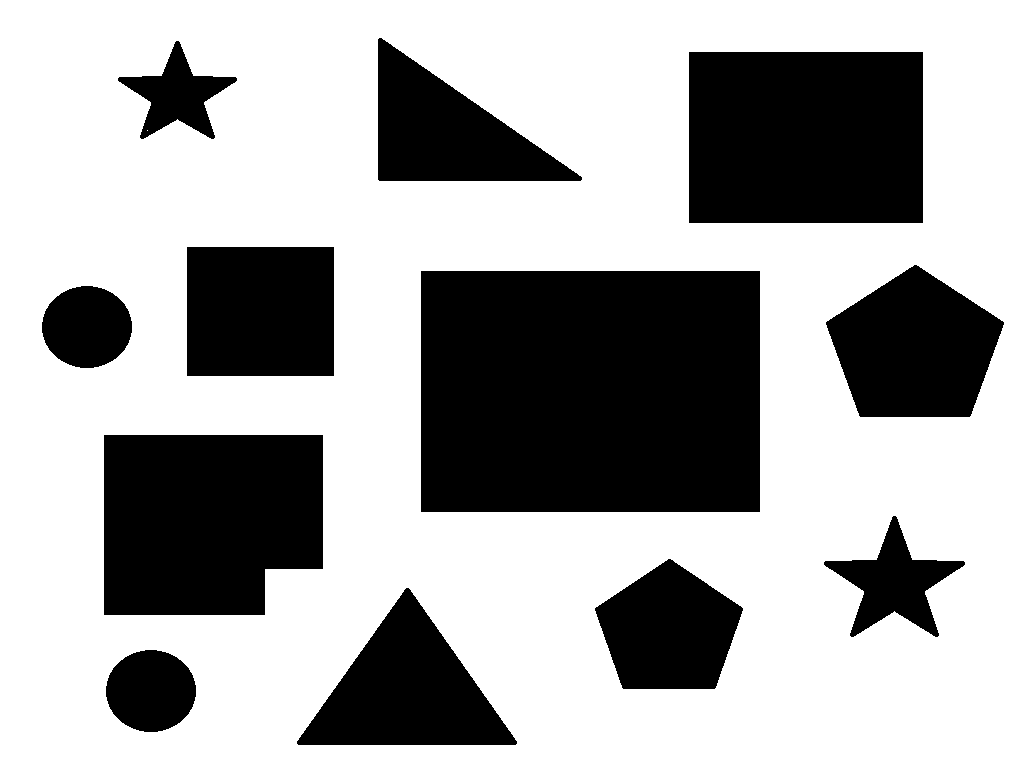
#> input picture Labs/Lab_ans/Ans_Lab6 (Vertex)/pattern.png, 1024 x 768 px
$ python lab6_ans.py
#> lines starting #> are read from the running program, lines starting #| are printed output that depends on the picture; after the words box and inside, x2 and y2 are one past the last pixel; in counts of white or black regions, pixels touching at a corner belong together
import cv2
import numpy as np


img = cv2.imread('pattern.png')
#> img is the input picture: shape (768, 1024, 3); 66.2% white; 12 black regions, largest, box (x1, y1, x2, y2) and area: (421, 271, 760, 512) 81699, (689, 52, 923, 223) 40014, (104, 435, 323, 615) 36752

img_resized = cv2.resize(img, None,fx=0.8, fy=0.8, interpolation = cv2.INTER_CUBIC)

imgGrayscale = cv2.cvtColor(img_resized, cv2.COLOR_BGR2GRAY)                 # grayscale

imgBlurred = cv2.GaussianBlur(imgGrayscale, (5, 5), 0)                       # blur
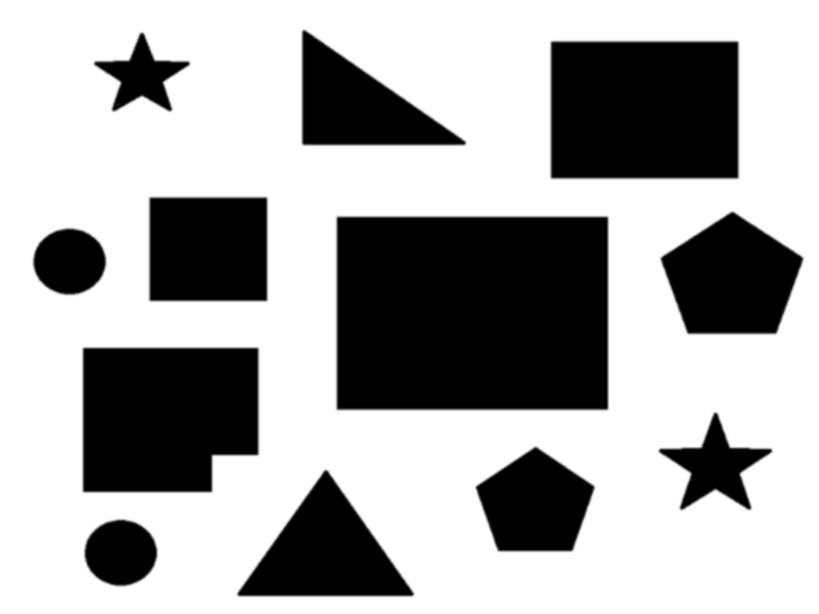
#> imgBlurred: shape (614, 819); min 0, max 255, mean 168.9

ret, binary = cv2.threshold(imgBlurred, 127, 255, cv2.THRESH_BINARY)
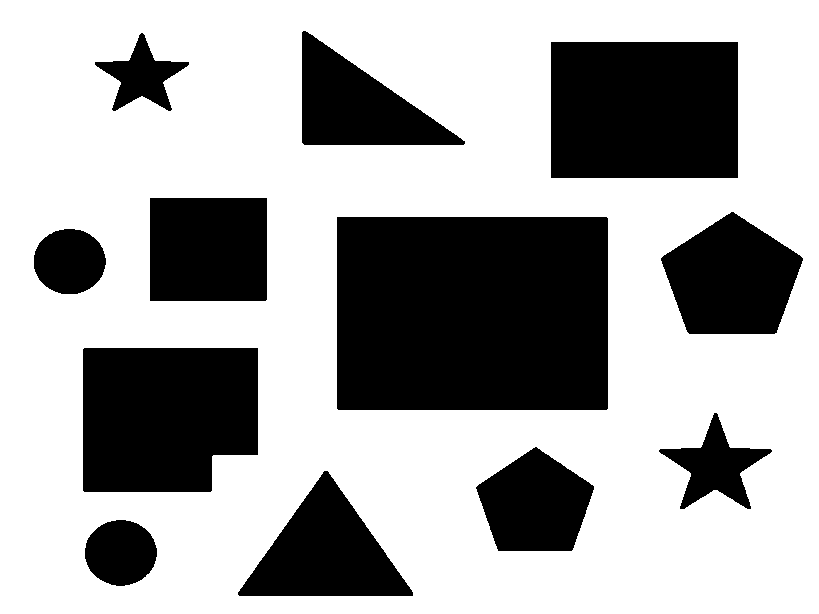
#> binary: shape (614, 819); 66.3% white; 12 black regions

cv2.imshow("binary", binary)

contours, hierarchy = cv2.findContours(binary, cv2.RETR_TREE, cv2.CHAIN_APPROX_SIMPLE)
#> contours = 13 contours; largest, box (x1, y1, x2, y2) and area: (0, 0, 819, 614) 501434, (336, 216, 609, 411) 52762, (550, 41, 739, 179) 25754, (82, 347, 259, 493) 23812, (660, 211, 804, 335) 12292

# Numbers of contours in the image
print ("Total Numbers of contours:", str(len(contours)), end="\n\n")
#| Total Numbers of contours: 13

index = 0

for cnt in contours:
    # 0.01: very high precision
    approxVertex = cv2.approxPolyDP(cnt,0.01*cv2.arcLength(cnt,True),True)

    if len(approxVertex)==4:

        cv2.drawContours(img_resized, [approxVertex], -1, (0, 0, 255), 3)

        index = index + 1

        print ("There are " + str(len(cnt)) + " points in contour", index)
        print ("There are " + str(len(approxVertex)) + " vertics in contour", index)

        area = cv2.contourArea(cnt)
        print ("The area is: ", area, " in contour", end="\n\n")
#> this loop made 13 passes
#> (approxVertex, area) on passes 1, 8, 10, 11: ([[0, 0], [0, 613], [818, 613], [818, 0]], 501434), ([[336, 217], [606, 216], [608, 408], [338, 410]], 52761.5), ([[149, 198], [266, 197], [267, 299], [150, 301]], 12268.5), ([[550, 42], [737, 41], [738, 177], [551, 178]], 25754)
#> approxVertex on passes 3, 13: [[237, 592], [327, 470], [413, 595]], [[301, 32], [465, 143], [304, 145]]
#| There are 4 points in contour 1
#| There are 4 vertics in contour 1
#| The area is:  501434.0  in contour
#| There are 8 points in contour 2
#| There are 4 vertics in contour 2
#| The area is:  52761.5  in contour
#| There are 8 points in contour 3
#| There are 4 vertics in contour 3
#| The area is:  12268.5  in contour
#| There are 8 points in contour 4
#> (further printed lines are left out)
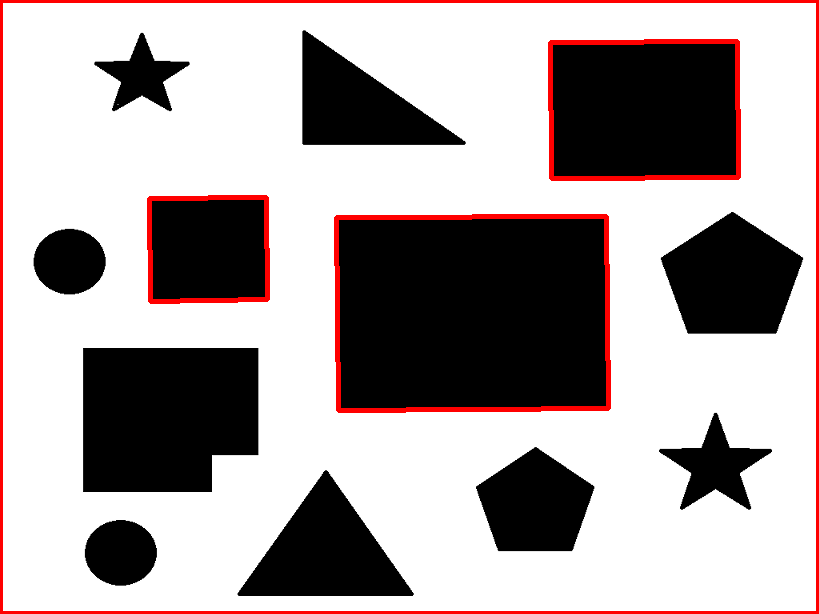
#> img_resized: shape (614, 819, 3); mean B, G, R 162.2, 162.2, 171.7
#> after the loop, index = 4


cv2.imshow('Output', img_resized)
cv2.waitKey()
cv2.destroyAllWindows()

$ run again, with Labs/Lab_ans/Ans_Lab6 (Vertex)/hex.png copied over Labs/Lab_ans/Ans_Lab6 (Vertex)/pattern.png
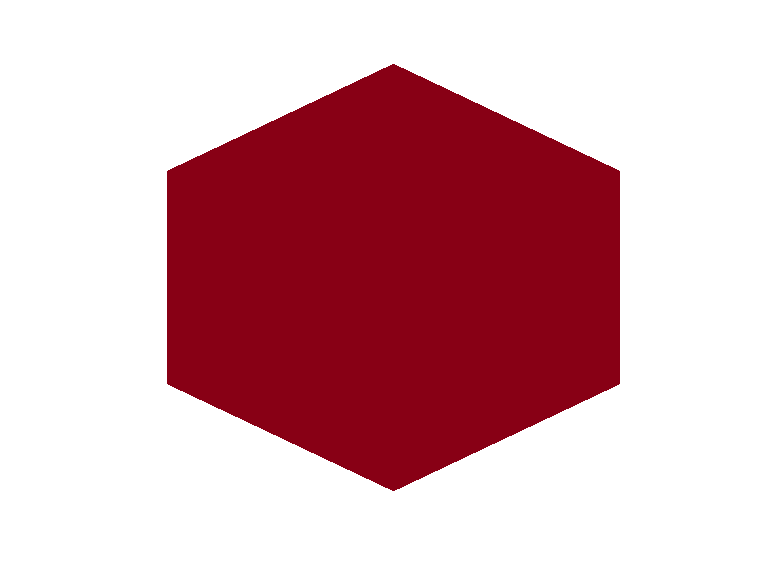
#> input picture Labs/Lab_ans/Ans_Lab6 (Vertex)/hex.png, 776 x 582 px
#> img is the input picture: shape (582, 776, 3); mean B, G, R 179.8, 173, 216.8
#> `ret, binary = cv2.threshold(imgBlurred, 127, 255, cv2.THRESH_BINARY)`:
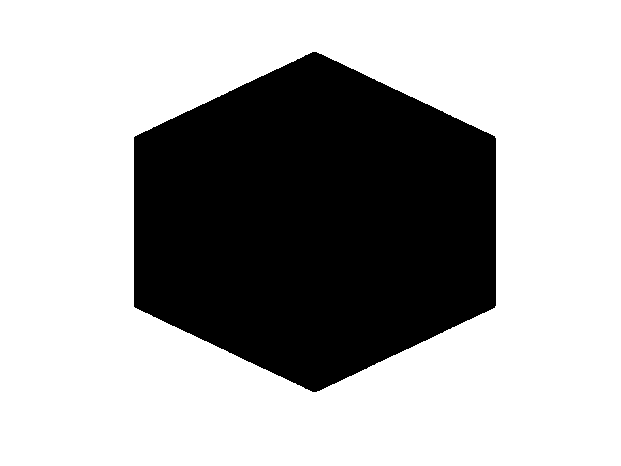
#> binary: shape (466, 621); 68% white; 1 black region
#> contours = 2 contours; box (x1, y1, x2, y2) and area: (0, 0, 621, 466) 288300, (133, 51, 497, 393) 93151
#| Total Numbers of contours: 2
#> the loop `for cnt in contours:` made 2 passes
#> (approxVertex, index, area) on pass 1: ([[0, 0], [0, 465], [620, 465], [620, 0]], 1, 288300)
#> (printed output is left out)
#> after the loop `for cnt in contours:`:
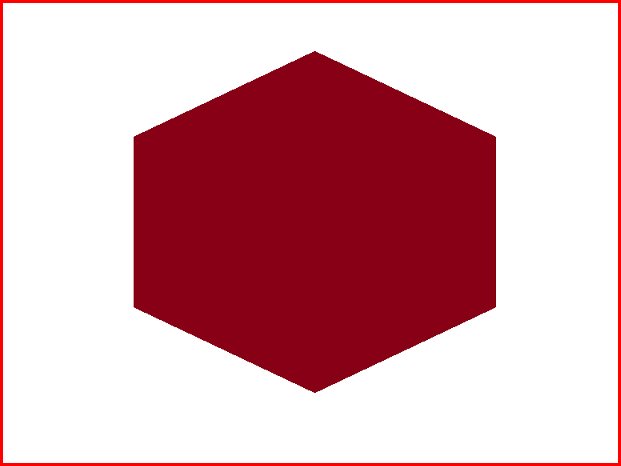
#> img_resized: shape (466, 621, 3); mean B, G, R 174.1, 167.4, 216.8
#> after the loop `for cnt in contours:`: index = 1

$ run again, with Labs/Lab_ans/Ans_Lab6 (Vertex)/star.png copied over Labs/Lab_ans/Ans_Lab6 (Vertex)/pattern.png
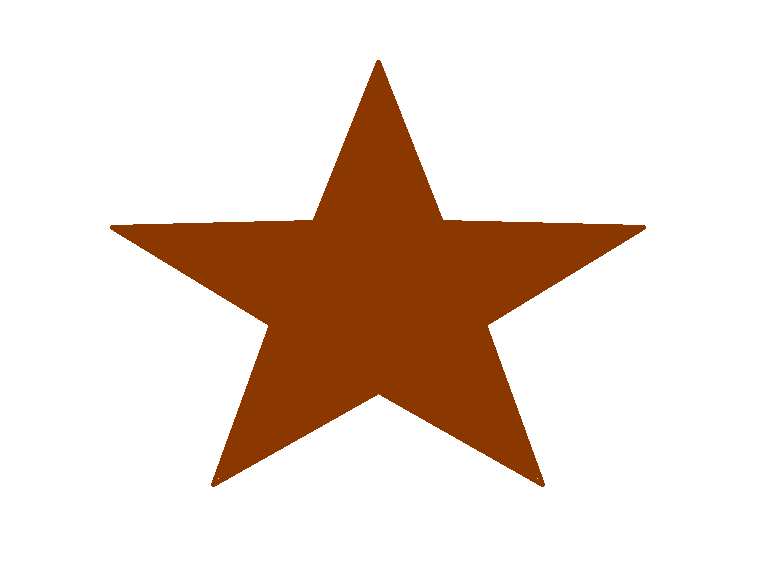
#> input picture Labs/Lab_ans/Ans_Lab6 (Vertex)/star.png, 776 x 582 px
#> img is the input picture: shape (582, 776, 3); mean B, G, R 209.5, 219.3, 234.1
#> `ret, binary = cv2.threshold(imgBlurred, 127, 255, cv2.THRESH_BINARY)`:
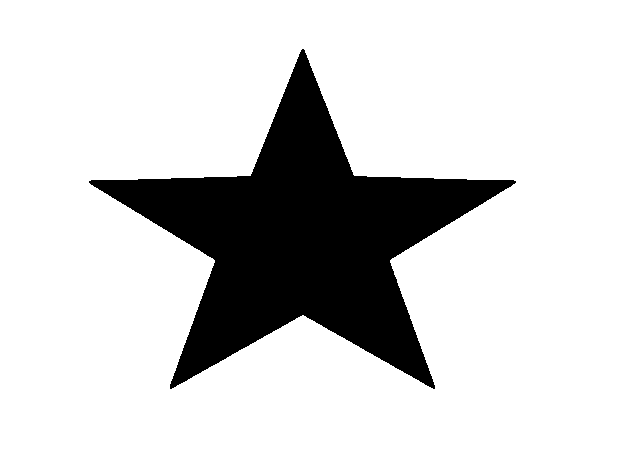
#> binary: shape (466, 621); 82.4% white; 1 black region
#> contours = 2 contours; box (x1, y1, x2, y2) and area: (0, 0, 621, 466) 288300, (88, 48, 517, 390) 51498
#| Total Numbers of contours: 2
#> the loop `for cnt in contours:` made 2 passes
#> (approxVertex, index, area) on pass 1: ([[0, 0], [0, 465], [620, 465], [620, 0]], 1, 288300)
#> (printed output is left out)
#> after the loop `for cnt in contours:`:
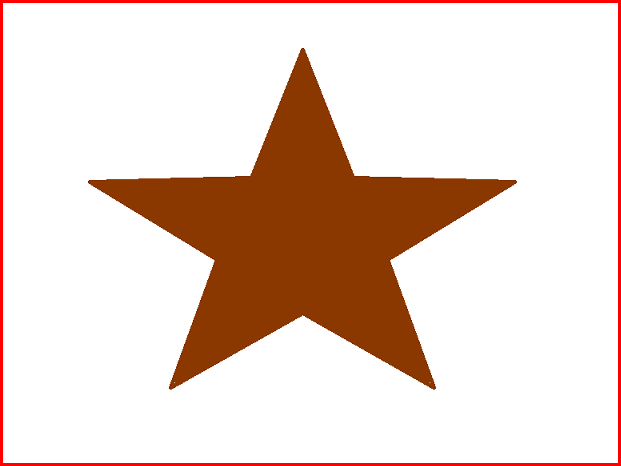
#> img_resized: shape (466, 621, 3); mean B, G, R 203.8, 213.6, 234.1
#> after the loop `for cnt in contours:`: index = 1

$ run again, with Labs/Lab_ans/Ans_Lab6 (Vertex)/triangel.png copied over Labs/Lab_ans/Ans_Lab6 (Vertex)/pattern.png
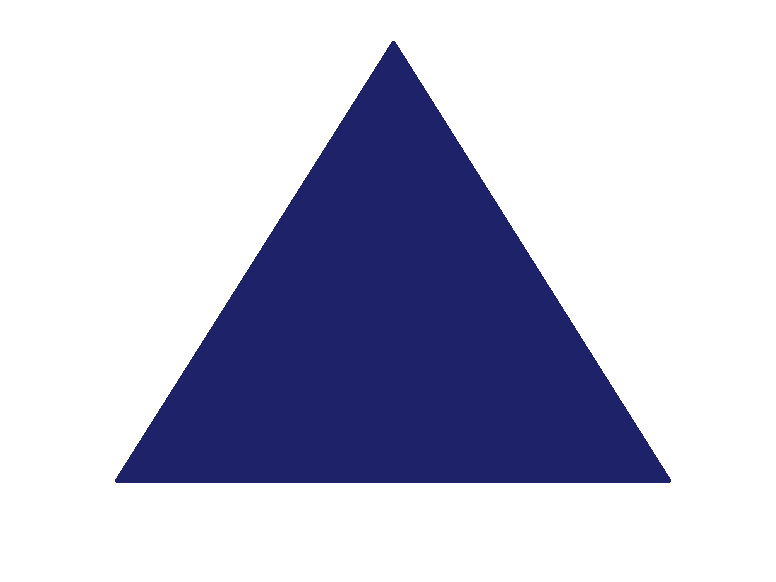
#> input picture Labs/Lab_ans/Ans_Lab6 (Vertex)/triangel.png, 776 x 582 px
#> img is the input picture: shape (582, 776, 3); mean B, G, R 213.7, 194.2, 192.8
#> `ret, binary = cv2.threshold(imgBlurred, 127, 255, cv2.THRESH_BINARY)`:
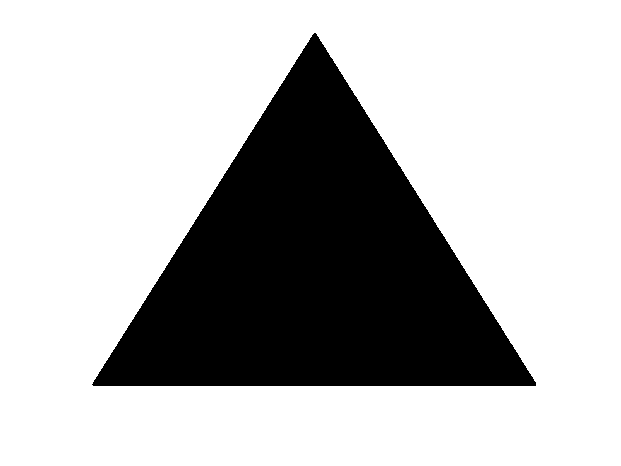
#> binary: shape (466, 621); 72.6% white; 1 black region
#> contours = 2 contours; box (x1, y1, x2, y2) and area: (0, 0, 621, 466) 288300, (91, 32, 537, 387) 79804
#| Total Numbers of contours: 2
#> the loop `for cnt in contours:` made 2 passes
#> (approxVertex, index, area) on pass 1: ([[0, 0], [0, 465], [620, 465], [620, 0]], 1, 288300)
#> (printed output is left out)
#> after the loop `for cnt in contours:`:
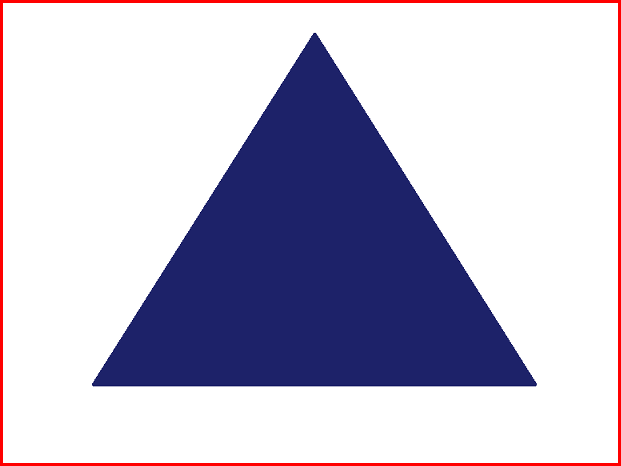
#> img_resized: shape (466, 621, 3); mean B, G, R 208, 188.5, 192.8
#> after the loop `for cnt in contours:`: index = 1
